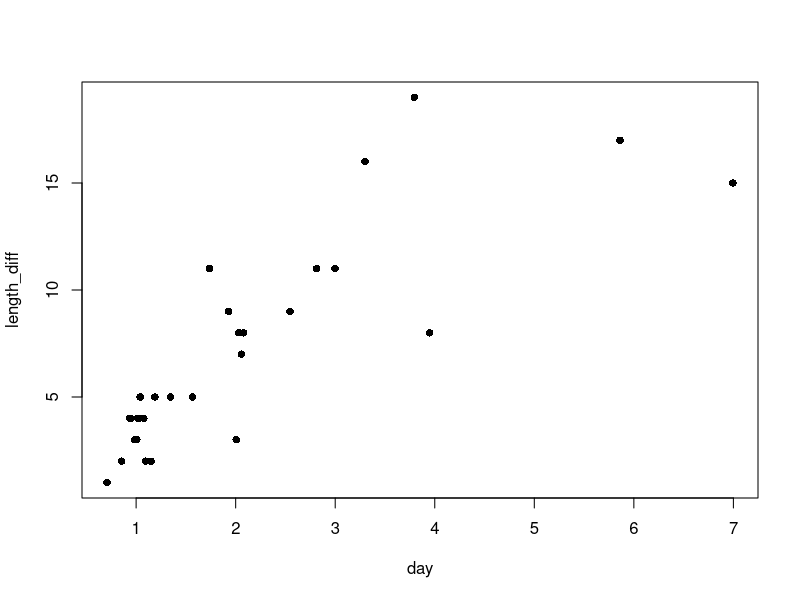
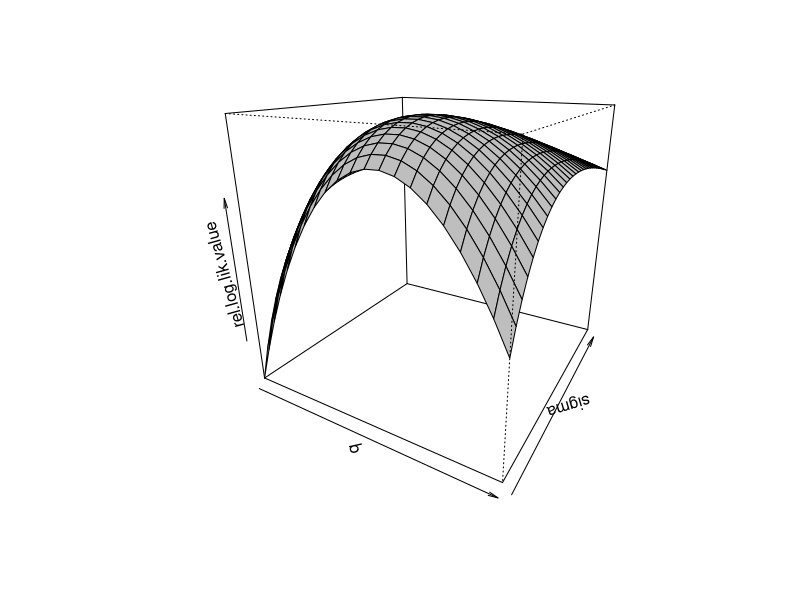
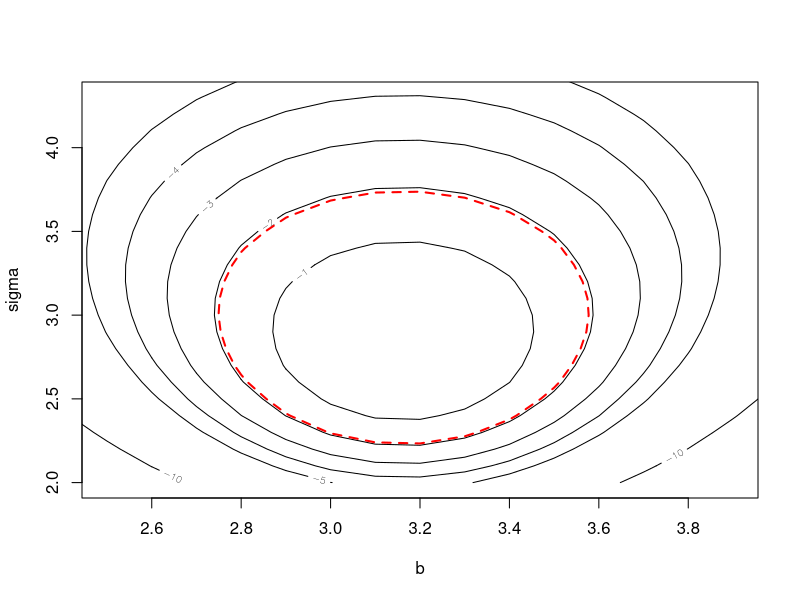

Reproduce these figures in R, in order.
# read data
recapture.data <- read.csv("../data/recapture.csv", header = T)
head(recapture.data)
    # how many days between recapturing
    # how much they grew

#scatterplot
plot(recapture.data, pch = 16)

## LOG LIKEL;IHOOD AND LINEAR REGRESSION

# input parameters as a vector
regression.log.likelihood<- function(parm, dat){
    
    # define parameters
    # we have three- a, b, sigma
    a <- parm[1]
    b<-parm[2]
    sigma<-parm[3]

    # define data dat
    x<- dat[,1] #1st col is x
    y<- dat [,2] # 2ND COL IS Y

    # model on vectorized error terms
    error.term<- (y-a-b*x)
    # error.term[i] ARE IID NORMAL, WITH MEAN 0 AND A COMMON VARIANCE sigma^2
    density<-dnorm(error.term, mean=0, sd=sigma, log=T)

    # THE LOG-LIKELIHOOD IS THE SUM OF INDIVIDUAL LOG-DENSITY
    return(sum(density))
}

regression.log.likelihood(c(1,1,1), dat = recapture.data)

# optimise the log likelihood fn in r
# optim() generalises to multi-dim cases (optimize() is 1d)
M2<-optim(par=c(1, 1, 1), # starting point somewhere in the middle (not near bound)
      regression.log.likelihood, dat=recapture.data, 
      method='L-BFGS-B', # specify the algorithm. This one needs lb and ub
      lower=c(-1000, -1000, 0.001), upper=c(1000, 1000, 1000), # know sigma is above zero
      control=list(fnscale=-1))

M2
    # value doesn't matter on its own- it's about the difference (LRT)

# repeat for m1: without the intercept

regression.no.intercept.log.likelihood<-function(parm, dat)
{
# DEFINE THE PARAMETERS parm
# WE HAVE two free PARAMETERS: b, sigma. BE CAREFUL OF THE ORDER
b<-parm[1]
sigma<-parm[2]

# DEFINE THE DATA dat
# FIRST COLUMN IS x, SECOND COLUMN IS y
x<-dat[,1]
y<-dat[,2]

# MODEL ON THE ERROR TERMS. VECTORISED
error.term<-(y-b*x)
# error.term[i] ARE IID NORMAL, WITH MEAN 0 AND A COMMON VARIANCE sigma^2
density<-dnorm(error.term, mean=0, sd=sigma, log=T)

# THE LOG-LIKELIHOOD IS THE SUM OF INDIVIDUAL LOG-DENSITY
return(sum(density))
}

M1<-optim(par=c(1,1), regression.no.intercept.log.likelihood, method='L-BFGS-B', 
          lower=c(-1000, 0.001), upper=c(1000, 1000), dat=recapture.data, 
         control=list(fnscale=-1))
M1

# compute TEST STATISTIC D
D<- 2*(M2$value - M1$value)
D

# critical value
qchisq(0.95, df = 1)

# we accept M1


## confidence intervals

# define the range of parameters to be plotted
b<- seq(2,4,0.1)
sigma<-seq(2,5,0.1)

#log-likelihood value stored in a matriz
log.likelihood.value<- matrix(nr=length(b), nc=length(sigma))

# compute loglik for each pair
for(i in 1:length(b)){
    for(j in 1:length(sigma)){
        log.likelihood.value[i,j]<- 
        regression.no.intercept.log.likelihood(parm = c(b[i],sigma[j]),
        dat=recapture.data)
    }
}

# we are interested in knowing the relative loglik value
# relative to the peak (maximum)
rel.log.likelihood.value<- log.likelihood.value-M1$value # how far below max loglik value it is- set max to 0

#FN FOR 3D PLOT
persp(b,sigma,rel.log.likelihood.value, theta = 30, phi = 20,
    xlab = 'b', ylab = 'sigma', zlab = 'rel.log.lik.value', col = 'grey')

# contour plot- move camera to top
contour(b,sigma, rel.log.likelihood.value, xlab = 'b', ylab = 'sigma',
    xlim = c(2.5,3.9), ylim = c(2.0,4.3),
    levels = c(-1:-5,-10), cex = 2) # where you draw the circles
#draw a cross
points(M1$par[1]) # didnt finish

contour.line<-contourLines(b,sigma,
    rel.log.likelihood.value, levels=-1.92)[[1]]
    lines(contour.line$x, contour.line$y, col = "red", lty =2, lwd = 2)

# ^ idk how to draw the lines around the 95% ci which would be the individual 95%cis for those params

# what about joint 95% ci REGION for the pair (b,sigma)?
#-> need to consider the correlation between ML estimators

# optim() for 2d param space with hessian matriz

result<- optim(par = c(1,1), regression.no.intercept.log.likelihood,
    method = 'L-BFGS-B',
    lower = c(-1000,0.0001), upper = c(1000,10000),
    control=list(fnscale=-1), dat = recapture.data, hessian=T)

# obtain hessian matrix
result$hessian

# the variance covariance matrix is the negative of the inverse of this
# and this can be used to get CIs

var.cov.matrix <-(-1)*solve(result$hessian)
var.cov.matrix

# so for b, 95CI is 3.1629 +- sqrt(0.04227)